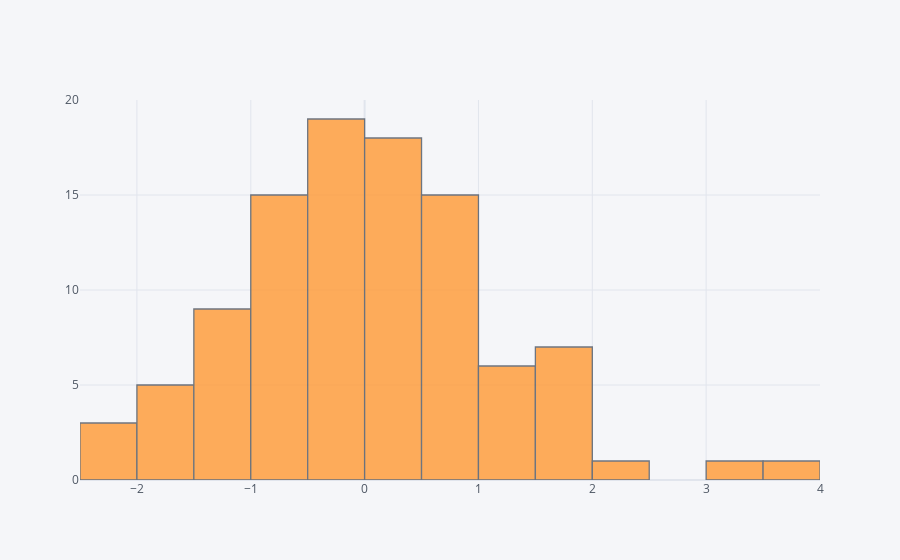

Notebook source saved alongside this figure:
### Code cell
df['A'].iplot(kind='hist',bins=25)

### Figure 1 — Plotly figure (JSON) as saved in the notebook; plotly's stock layout.template omitted (floating-point values rounded to 4 significant figures)
{"data": [{"histfunc": "count", "histnorm": "", "marker": {"color": "rgba(255, 153, 51, 1.0)", "line": {"color": "#4D5663", "width": 1.3}}, "name": "A", "nbinsx": 25, "opacity": 0.8, "orientation": "v", "type": "histogram", "x": [-0.6107, 0.4202, -0.2961, -0.6039, -0.3499, 0.5068, 1.499, -2.334, -0.7563, 0.02904, -0.06419, 0.9317, 0.6315, -0.8449, 0.1708, -0.4616, 0.7666, -0.4837, 0.1664, 1.456, 0.9607, 0.8543, -0.6753, 0.1955, -1.749, 0.7125, 2.047, 1.625, -0.5286, -1.656, 1.075, -0.4698, -0.009019, -0.5416, 1.691, -1.788, 0.5228, -0.9935, 1.64, 0.3375, -2.194, -1.018, 0.3679, -1.304, 0.7463, -0.5062, 1.718, 1.779, 0.07924, 1.672, 0.02669, 0.4857, -1.41, -1.183, -0.1792, -0.2207, -1.327, -0.4312, -0.6256, -0.295, 1.468, -0.9304, -0.1151, -0.3767, 0.4781, 3.753, -0.03242, -0.364, 0.01847, -0.2434, -0.115, -2.021, 0.6901, 0.2532, 1.533, -0.8854, -1.435, 0.2598, 0.5956, 0.2279, -0.138, -1.418, -0.07232, 1.157, 0.7623, -1.906, 0.7045, 3.129, 0.1269, 0.1023, -0.7937, 0.5962, -0.5231, -1.498, -1.474, 1.181, -0.9269, 0.03495, 0.9369, -1.534]}], "layout": {"barmode": "overlay", "legend": {"bgcolor": "#F5F6F9", "font": {"color": "#4D5663"}}, "paper_bgcolor": "#F5F6F9", "plot_bgcolor": "#F5F6F9", "title": {"font": {"color": "#4D5663"}}, "xaxis": {"gridcolor": "#E1E5ED", "showgrid": true, "tickfont": {"color": "#4D5663"}, "title": {"font": {"color": "#4D5663"}, "text": ""}, "zerolinecolor": "#E1E5ED"}, "yaxis": {"gridcolor": "#E1E5ED", "showgrid": true, "tickfont": {"color": "#4D5663"}, "title": {"font": {"color": "#4D5663"}, "text": ""}, "zerolinecolor": "#E1E5ED"}}}
